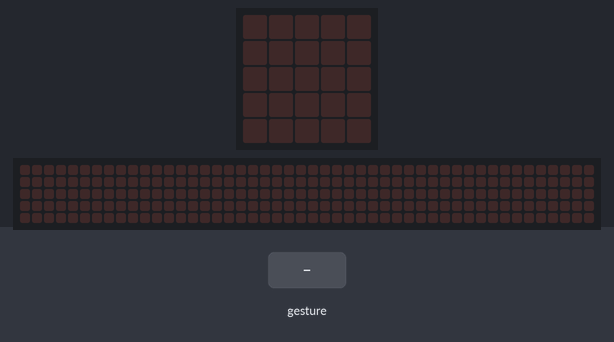
The program below on a simulated BBC micro:bit (MakeCode). Shown: the board's 5×5 LED display, a strip that is not on the board, showing the scrolling text unrolled. The test bench sets the inputs (shaded band). A tilt is held for 1.5 s and a shake lasts 1 s, then the board lies face up again; the 48×5 strip is a reading aid, not a part: it shows the text the display is scrolling, unrolled, one strip-width of it at a time.

Above: at 1.2 s.
1.3 s: gesture '3g'
At 3.77 s:
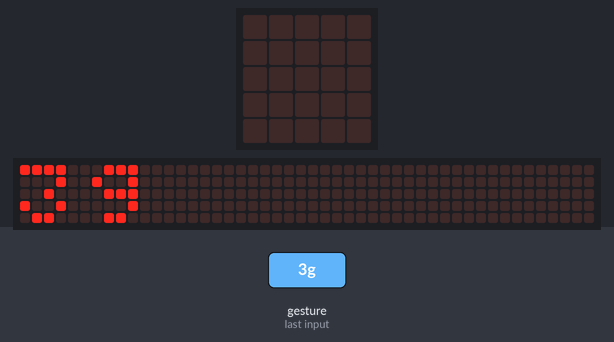
4.3 s: gesture '6g'
At 4.52 s:
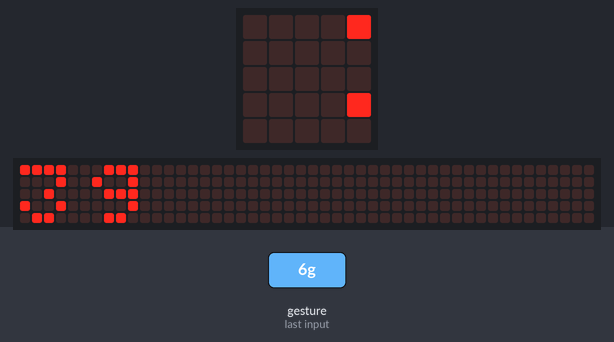
7.3 s: gesture '8g'
At 12.77 s:
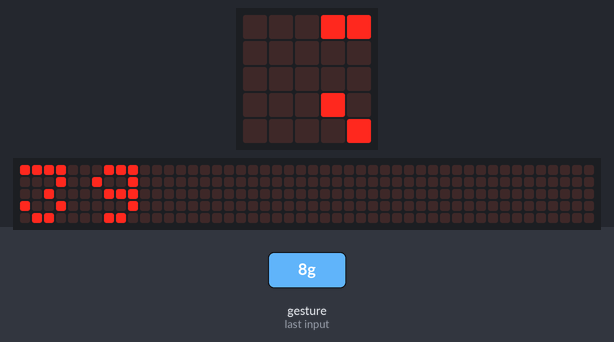

Measured:
- after the input at 1.3 s, the display: changes at once (image 1)
- after the input at 4.3 s, the display: first changes at once (image 2 shows a later state)
- what the display in image 1 shows lasts 0.4 s, from 3.6 s to 4.0 s

The program:

main.ts
```typescript
input.onGesture(Gesture.SixG, function () {
    basic.showString("6g")
})
input.onGesture(Gesture.EightG, function () {
    basic.showString("8g")
})
input.onGesture(Gesture.ThreeG, function () {
    basic.showString("3g")
})
basic.forever(function () {
    input.setAccelerometerRange(AcceleratorRange.EightG)
})
```

test.ts
```typescript
// tests gaan hier; deze zal niet worden gecompileerd wanneer dit pakket wordt gebruikt als extensie.
```
